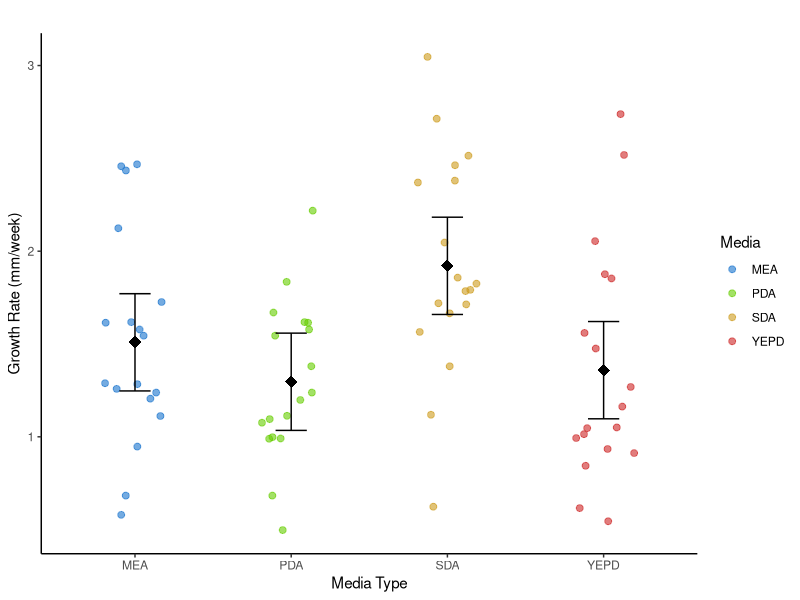
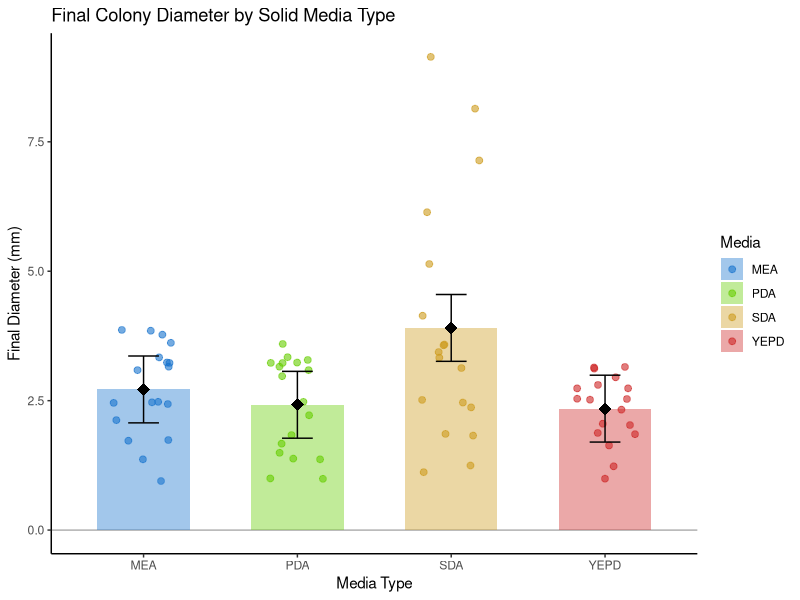
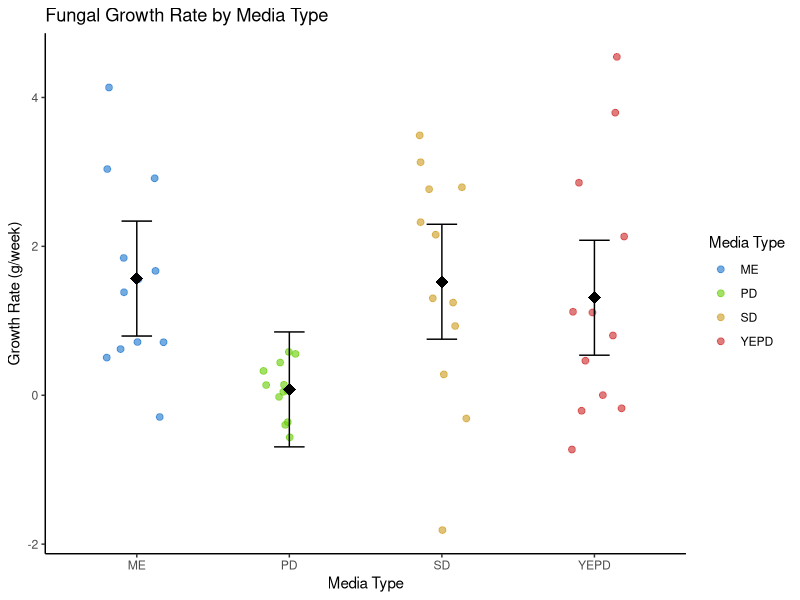
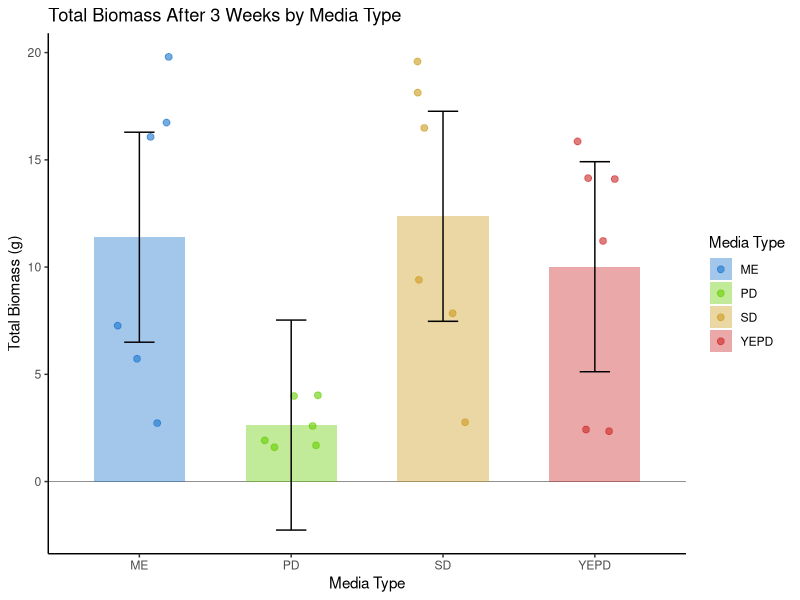
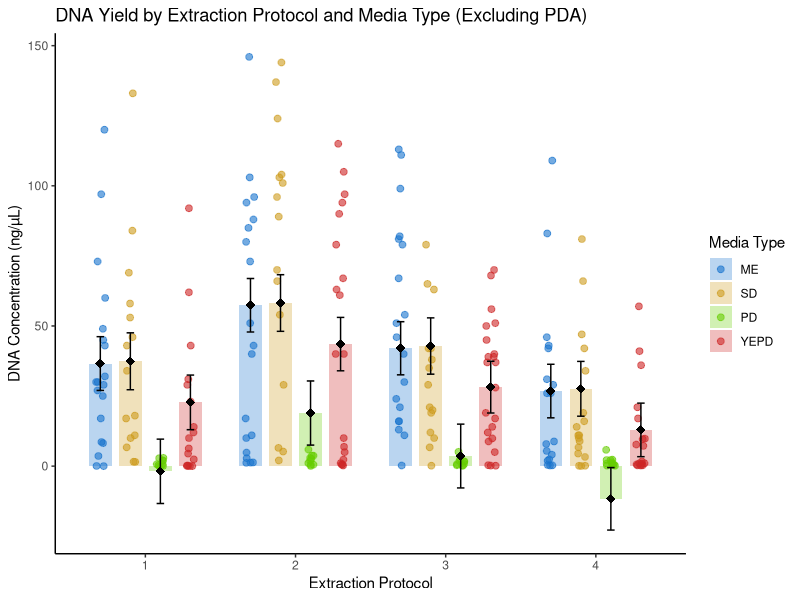
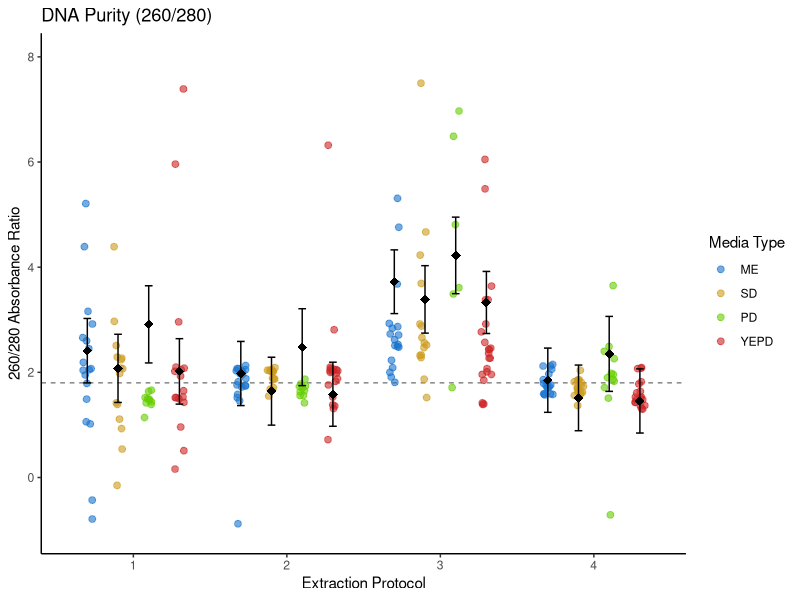

These charts were generated, in order, by the following R code:
library(dplyr)
library(ggplot2)
library(readr)
library(emmeans)
library(scales)
setwd("/Users/jannawilloughby/Library/CloudStorage/GoogleDrive-janna.willoughby@gmail.com/My Drive/Willoughby lab/projects - active/BSNB grow extract comparison/PLOS_submit/")

#### Solid media growth Analysis ####

# growth rate analysis and plotting
# STEP 1: Load fungal growth data
growth_data <- read.csv("solidmediagrwth.csv")

media_summary <- growth_data %>%
  group_by(Media) %>%
  summarise(Mean_diameter = mean(diameter, na.rm = TRUE))
media_summary

# STEP 2: Calculate growth and growth rate per Replicate
# Summarise average growth per Media across all weeks
growth_data <- growth_data %>%
  arrange(Media, Week) %>%  # arrange by Media and Week
  group_by(Media) %>%
  mutate(Growth = diameter,
         GrowthRate = Growth / (Week)) 

growth_summary <- growth_data %>%
  group_by(Media) %>%
  summarise(
    MeanGrowth = mean(Growth, na.rm = TRUE),
    TotalGrowth = sum(Growth, na.rm = TRUE),
    .groups = "drop"
  )
print(growth_summary)

# Step 3: Summarise average growth per Media across all weeks
growth_summary_rate <- growth_data %>%
  group_by( Media) %>%
  summarise(
    Initial = first(diameter),
    Final = last(diameter),
    Duration = last(Week) - first(Week),
    .groups = "drop"
  ) %>%
  mutate(GrowthRate = (Final - Initial) / Duration)
print(growth_summary_rate)

# STEP 4: Statistical analysis — Growth across Media Types
# Linear model
growth_lm <- lm(GrowthRate ~ Media-1, data = growth_data)
summary(growth_lm)

# Plot marginal means (EMMs) and confidence intervals
emm_results <- emmeans(growth_lm, specs = "Media")
emm_results
emm_df <- as.data.frame(emm_results)

# Define custom colors for media
media_colors <- c(
  "MEA" = "dodgerblue3",
  "PDA" = "chartreuse3",
  "SDA" = "goldenrod3",
  "YEPD" = "firebrick3"
)

# Plot
ggplot() +
  # Raw data points (jittered, color-coded by Media)
  geom_jitter(data = growth_data, 
              aes(x = Media, y = GrowthRate, color = Media),
              width = 0.2, alpha = 0.6, size = 2) +
  
  # Estimated means (black diamonds)
  geom_point(data = emm_df, 
             aes(x = Media, y = emmean),
             size = 4, shape = 18, color = "black") +  # no aes(color = ...) here
  
  # Error bars (black)
  geom_errorbar(data = emm_df, 
                aes(x = Media, ymin = lower.CL, ymax = upper.CL),
                width = 0.2, color = "black") +
  
  scale_color_manual(values = media_colors) +
  labs(title = "",
       x = "Media Type",
       y = "Growth Rate (mm/week)",
       color = "Media") +
  theme_classic()

# total growth analysis

# STEP 1: Extract final diameter per replicate
growth_data <- growth_data %>%
  mutate(Replicate = interaction(Media, Week, diameter, drop = TRUE)) %>%
  group_by(Media, Replicate) %>%
  filter(Week == max(Week)) %>%
  ungroup()

total_growth_solid <- growth_data %>%
  group_by(Media, Replicate) %>%
  filter(Week == max(Week, na.rm = TRUE)) %>%
  ungroup() %>%
  dplyr::select(Media, Replicate, TotalGrowth = diameter)

# STEP 2: Run linear model
lm_total_solid <- lm(TotalGrowth ~ Media - 1, data = total_growth_solid)
summary(lm_total_solid)
emm_total_solid <- emmeans(lm_total_solid, ~ Media)
emm_df_total_solid <- as.data.frame(emm_total_solid)

# plot
ggplot() +
  # Reference line at zero
  geom_hline(yintercept = 0, linetype = "solid", color = "grey50", linewidth = 0.3) +
  
  # Bars for means
  geom_col(data = emm_df_total_solid, 
           aes(x = Media, y = emmean, fill = Media),
           width = 0.6, alpha = 0.4, color = NA) +
  
  # Jittered raw values
  geom_jitter(data = total_growth_solid, 
              aes(x = Media, y = TotalGrowth, color = Media),
              width = 0.2, alpha = 0.6, size = 2) +
  
  # Mean diamonds
  geom_point(data = emm_df_total_solid, 
             aes(x = Media, y = emmean),
             size = 4, shape = 18, color = "black") +
  
  # Error bars
  geom_errorbar(data = emm_df_total_solid, 
                aes(x = Media, ymin = lower.CL, ymax = upper.CL),
                width = 0.2, color = "black") +
  
  scale_color_manual(values = media_colors) +
  scale_fill_manual(values = media_colors) +
  labs(
    title = "Final Colony Diameter by Solid Media Type",
    x = "Media Type",
    y = "Final Diameter (mm)",
    color = "Media",
    fill = "Media"
  ) +
  theme_classic()


#### Broth media growth Analysis ####
# Load data
broth_data <- read.csv("Brothgrowth.csv")

# growth rate analysis and plotting
# STEP 1: Calculate growth rate (assume weekly data, so week intervals = 1)
broth_data <- broth_data %>%
  arrange(Sample, Media_type, Week)

# Compute GrowthRate only when Week gap is non-zero
broth_data <- broth_data %>%
  group_by(Sample, Media_type) %>%
  mutate(
    WeekDiff = Week - lag(Week),
    Growth = weight_g - lag(weight_g),
    GrowthRate = ifelse(WeekDiff > 0, Growth / WeekDiff, NA_real_)
  ) %>%
  ungroup()

# STEP 2: Remove NAs generated by lag
broth_data <- broth_data %>% filter(!is.na(GrowthRate))

# STEP 3: Linear model for total growth
growth_lm_broth <- lm(GrowthRate ~ Media_type-1, data = broth_data)
summary(growth_lm_broth)

# Estimated marginal means for plotting
emm_broth <- emmeans(growth_lm_broth, ~ Media_type)
emm_df_broth <- as.data.frame(emm_broth)

# Custom colors (same as before, if media types match)
media_colors <- c(
  "ME" = "dodgerblue3",
  "PD" = "chartreuse3",
  "SD" = "goldenrod3",
  "YEPD" = "firebrick3"
)

# Plot
ggplot() +
  # Raw data points: individual GrowthRates per sample/media
  geom_jitter(data = broth_data, aes(x = Media_type, y = GrowthRate, color = Media_type),
              width = 0.2, alpha = 0.6, size = 2) +
  
  # Estimated means (diamonds)
  geom_point(data = emm_df_broth, aes(x = Media_type, y = emmean),
             size = 4, shape = 18, color = "black") +
  
  # Error bars for estimated means
  geom_errorbar(data = emm_df_broth, aes(x = Media_type, ymin = lower.CL, ymax = upper.CL),
                width = 0.2, color = "black") +
  
  scale_color_manual(values = media_colors) +
  labs(
    title = "Fungal Growth Rate by Media Type",
    x = "Media Type",
    y = "Growth Rate (g/week)",
    color = "Media Type"
  ) +
  theme_classic()

# Total growth analysis and plotting
# STEP 1: Remove duplicate total growth values
total_growth_data <- dplyr::select(broth_data, Sample, Media_type, Total_Weightat3weeks) %>%
  distinct()

# STEP 2: Fit linear model for total growth
lm_total_growth <- lm(Total_Weightat3weeks ~ Media_type - 1, data = total_growth_data)
summary(lm_total_growth)
emm_total <- emmeans(lm_total_growth, ~ Media_type)
emm_df_total <- as.data.frame(emm_total)

# Plot total growth
ggplot() +
  # Reference line at zero
  geom_hline(yintercept = 0, linetype = "solid", color = "grey50", linewidth = 0.3) +
  
  # Bar representing the mean
  geom_col(data = emm_df_total, 
           aes(x = Media_type, y = emmean, fill = Media_type),
           width = 0.6, alpha = 0.4, color = NA) +  # semi-transparent, no border
  
  # Raw data points
  geom_jitter(data = total_growth_data, 
              aes(x = Media_type, y = Total_Weightat3weeks, color = Media_type),
              width = 0.2, alpha = 0.6, size = 2) +
  
  # Error bars
  geom_errorbar(data = emm_df_total, 
                aes(x = Media_type, ymin = lower.CL, ymax = upper.CL),
                width = 0.2, color = "black") +
  
  scale_color_manual(values = media_colors) +
  scale_fill_manual(values = media_colors) +  # use same colors for bars
  labs(
    title = "Total Biomass After 3 Weeks by Media Type",
    x = "Media Type",
    y = "Total Biomass (g)",
    color = "Media Type",
    fill = "Media Type"
  ) +
  theme_classic()

#### DNA Extraction Results ####

# quantus concentration
# STEP 1: Load DNA extraction results
dna_data <- read.csv("DNA_measures.csv")
colnames(dna_data) <- make.names(colnames(dna_data))
dna_data$Protocol <- as.factor(dna_data$Protocol)
dna_data$Media_type <- as.factor(dna_data$Media_type)

# Summary statistics
dna_summary <- dna_data %>%
  group_by(Protocol) %>%
  summarise(
    Mean_Concentration = mean(Quatus_2ng.ul, na.rm = TRUE),
    SD_Concentration = sd(Quatus_2ng.ul, na.rm = TRUE),
    n = sum(!is.na(Quatus_2ng.ul)),
    SE_Concentration = SD_Concentration / sqrt(n)
  )
print(dna_summary)

#STEP 2: Fit linear model 
dna_lm <- lm(Quatus_2ng.ul ~ Protocol + Media_type-1, data = dna_data)
summary(dna_lm)
emm_dna <- emmeans(dna_lm, ~ Protocol)
emm_nested <- emmeans(dna_lm, ~ Protocol | Media_type)
emm_nested_df <- as.data.frame(emm_nested)

# remove PDA from plotting
dna_data_filtered <- dna_data %>%
  filter(Media_type != "PDA")
emm_nested_df_filtered <- emm_nested_df %>%
  filter(Media_type != "PDA")

# plot

media_colors_filtered <- c(
  "ME" = "dodgerblue3",
  "SD" = "goldenrod3",
  "PD" = "chartreuse3",
  "YEPD" = "firebrick3"
)

# Reorder factor levels 
dna_data_filtered$Protocol <- factor(dna_data_filtered$Protocol)
dna_data_filtered$Media_type <- factor(dna_data_filtered$Media_type, levels = names(media_colors_filtered))
emm_nested_df_filtered$Protocol <- factor(emm_nested_df_filtered$Protocol)
emm_nested_df_filtered$Media_type <- factor(emm_nested_df_filtered$Media_type, levels = names(media_colors_filtered))

ggplot() +
  
  geom_col(data = emm_nested_df_filtered, 
           aes(x = Protocol, y = emmean, fill = Media_type),
           position = position_dodge(width = 0.8),
           width = 0.6, alpha = 0.3, color = NA) +
  
  geom_jitter(data = dna_data_filtered, 
              aes(x = Protocol, y = Quatus_2ng.ul, color = Media_type),
              position = position_jitterdodge(jitter.width = 0.2, dodge.width = 0.8),
              alpha = 0.6, size = 2) +
  
  geom_point(data = emm_nested_df_filtered, 
             aes(x = Protocol, y = emmean, group = Media_type),
             shape = 18, size = 3, color = "black",
             position = position_dodge(width = 0.8)) +
  
  geom_errorbar(data = emm_nested_df_filtered, 
                aes(x = Protocol, ymin = lower.CL, ymax = upper.CL, group = Media_type),
                width = 0.2, color = "black",
                position = position_dodge(width = 0.8)) +
  
  scale_color_manual(values = media_colors_filtered) +
  scale_fill_manual(values = media_colors_filtered) +
  labs(
    title = "DNA Yield by Extraction Protocol and Media Type (Excluding PDA)",
    x = "Extraction Protocol",
    y = "DNA Concentration (ng/µL)",
    color = "Media Type",
    fill = "Media Type"
  ) +
  scale_x_discrete(labels = c(
    "CTAB_SDS" = "CTAB+SDS",
    "Hisalt_PVP" = "High-salt+PVP",
    "Hisalt_SDS" = "High-salt+SDS",
    "Qiagen" = "Qiagen"
  )) +
  
  theme_classic()

# nanodrop 260/280
dna_summary_purity <- dna_data %>%
  group_by(Protocol) %>%
  summarise(
    Mean_Purity = mean(Absor_260.280, na.rm = TRUE),
    SD_Purity = sd(Absor_260.280, na.rm = TRUE),
    n = sum(!is.na(Absor_260.280)),
    SE_Purity = SD_Purity / sqrt(n)
  )
print(dna_summary_purity)

# plot
media_colors_filtered <- c(
  "ME" = "dodgerblue3",
  "SD" = "goldenrod3",
  "PD" = "chartreuse3",
  "YEPD" = "firebrick3"
)

# STEP 1: linear model and filtering PDA
lm_purity <- lm(Absor_260.280 ~ Protocol + Media_type - 1, data = dna_data)
summary(lm_purity)
emm_purity <- emmeans(lm_purity, ~ Protocol)
emm_purity_nested <- emmeans(lm_purity, ~ Protocol | Media_type)
summary(emm_purity_nested)
emm_purity_nested_df <- as.data.frame(emm_purity_nested)

dna_data_purity_filtered <- dna_data %>%
  filter(Media_type != "PDA")
emm_purity_nested_df_filtered <- emm_purity_nested_df %>%
  filter(Media_type != "PDA")


# Reorder factor levels
dna_data_purity_filtered$Protocol <- factor(dna_data_purity_filtered$Protocol)
dna_data_purity_filtered$Media_type <- factor(dna_data_purity_filtered$Media_type, levels = names(media_colors_filtered))
emm_purity_nested_df_filtered$Protocol <- factor(emm_purity_nested_df_filtered$Protocol)
emm_purity_nested_df_filtered$Media_type <- factor(emm_purity_nested_df_filtered$Media_type, levels = names(media_colors_filtered))

# plot
ggplot() +
  # Optional: Add dashed horizontal reference line for ideal purity
  geom_hline(yintercept = 1.8, linetype = "dashed", color = "grey40", linewidth = 0.4) +
  
  # Raw data points
  geom_jitter(data = dna_data_purity_filtered, 
              aes(x = Protocol, y = Absor_260.280, color = Media_type),
              position = position_jitterdodge(jitter.width = 0.2, dodge.width = 0.8),
              alpha = 0.6, size = 2) +
  
  # Estimated marginal means (black diamonds)
  geom_point(data = emm_purity_nested_df_filtered, 
             aes(x = Protocol, y = emmean, group = Media_type),
             shape = 18, size = 3, color = "black",
             position = position_dodge(width = 0.8)) +
  
  # Error bars (black)
  geom_errorbar(data = emm_purity_nested_df_filtered, 
                aes(x = Protocol, ymin = lower.CL, ymax = upper.CL, group = Media_type),
                width = 0.2, color = "black",
                position = position_dodge(width = 0.8)) +
  
  # Use filtered color palette
  scale_color_manual(values = media_colors_filtered) +
  
  # Set y-axis maximum to 10
  coord_cartesian(ylim = c(-1, 8)) +  # use coord_cartesian to avoid clipping
  
  labs(
    title = "DNA Purity (260/280)",
    x = "Extraction Protocol",
    y = "260/280 Absorbance Ratio",
    color = "Media Type"
  ) +
  scale_x_discrete(labels = c(
    "CTAB_SDS" = "CTAB+SDS",
    "Hisalt_PVP" = "High-salt+PVP",
    "Hisalt_SDS" = "High-salt+SDS",
    "Qiagen" = "Qiagen"
  )) +
  theme_classic()
